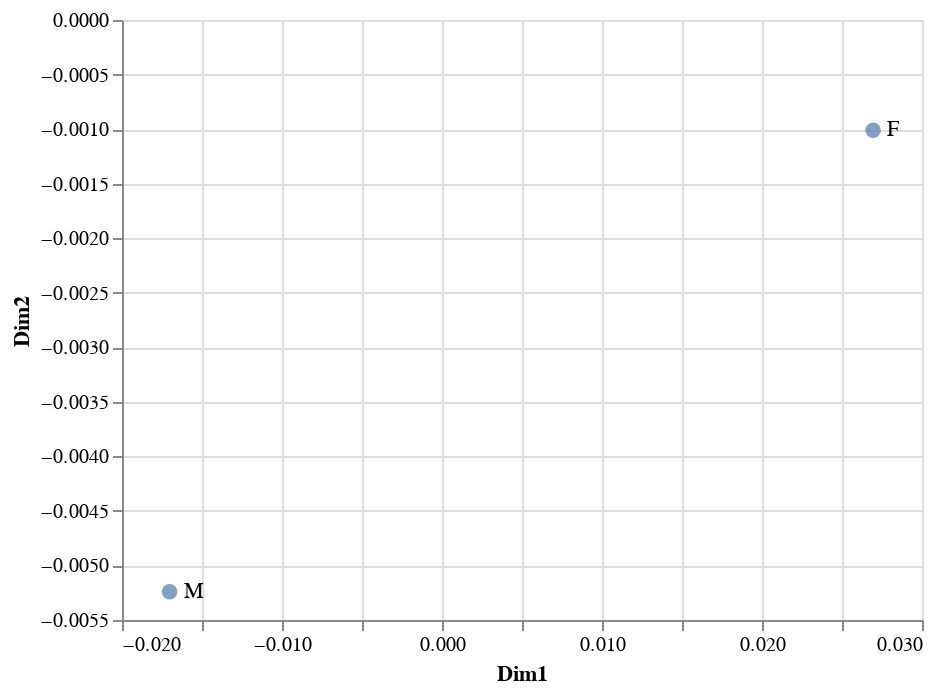

Source (notebook cell):
### Code cell
model.visualize()

### Figure 1 — Vega-Lite specification as saved in the notebook (floating-point values rounded to 4 significant figures)
{"config": {"view": {"continuousWidth": 400, "continuousHeight": 300}}, "layer": [{"mark": {"type": "circle", "size": 60}, "encoding": {"tooltip": [{"field": "SEX", "type": "nominal"}], "x": {"field": "Dim1", "type": "quantitative"}, "y": {"field": "Dim2", "type": "quantitative"}}}, {"mark": {"type": "text", "align": "left", "baseline": "middle", "dx": 7}, "encoding": {"text": {"field": "SEX", "type": "nominal"}, "tooltip": [{"field": "SEX", "type": "nominal"}], "x": {"field": "Dim1", "type": "quantitative"}, "y": {"field": "Dim2", "type": "quantitative"}}}], "data": {"name": "data-d5c25a2613c743a3c9b89bcff0124e67"}, "$schema": "https://vega.github.io/schema/vega-lite/v4.17.0.json", "datasets": {"data-d5c25a2613c743a3c9b89bcff0124e67": [{"Dim1": 0.02695, "Dim2": -0.00101, "SEX": "F"}, {"Dim1": -0.01702, "Dim2": -0.005242, "SEX": "M"}]}}
